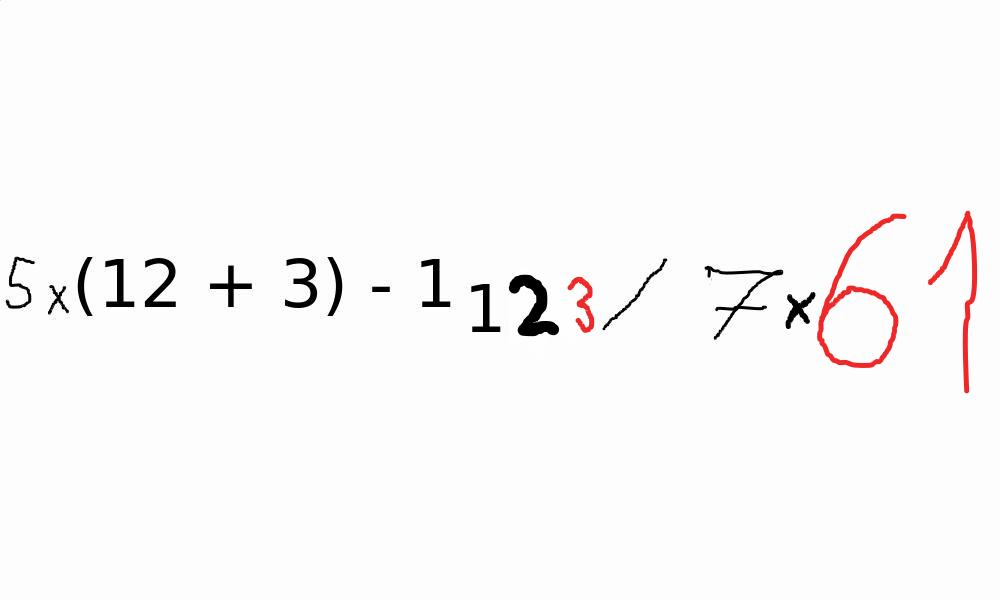
#> input picture test.jpeg, 1000 x 600 px
$ python -i image_processing.py   (imports and definitions only)
#> lines starting #> are read from the running program, lines starting #| are printed output that depends on the picture; after the words box and inside, x2 and y2 are one past the last pixel; in counts of white or black regions, pixels touching at a corner belong together
import cv2 as cv
import numpy as np


def load_and_process_image(image):
    """Loads, turns grayscales image and inverts the colors

    Args:
        path (str): path to the image

    Returns:
        np.ndarray: np.ndarray representation of the image
    """
    threshold = 240
    img = image
    if type(image) == str:
        img = cv.imread(image)
    img_gray = cv.cvtColor(img, cv.COLOR_BGR2GRAY)
    img_invert = cv.bitwise_not(img_gray)
    less_than_threshold = np.less(img_invert, threshold)
    img_invert[less_than_threshold] = 0
    return img_invert


def find_contours(image):
    """Finds contours in the image

    Args:
        image (np.ndarray): np.ndarray representation of the image

    Returns:
        tuple: contours and their hierarchy
    """
    ret, thresh = cv.threshold(image, 127, 255, 0)
    return cv.findContours(
        thresh, cv.RETR_TREE, cv.CHAIN_APPROX_SIMPLE)


# [54 lines left out: functions overlapping_axes, find_unique_contours, not called in this run]


def crop_bounding_box(image, bounding_box):
    """Crops image given its bounding box

    Args:
        image (np.ndarray): np.ndarray representation of the image
        bounding_box (list): bounding box to be used for cropping

    Returns:
        np.ndarray: np.ndarray representation of the cropped image
    """
    x, y, width, height = bounding_box
    cropped_image = image[y:y+height, x:x+width]
    return cropped_image


def vectorize(path):
    """Map image to features

    Args:
        path (str): path to image

    Returns:
        np.ndarray: np.ndarray of shape (30, 30, 1) representing image mapped to features
    """
    img = load_and_process_image(path)
#> in load_and_process_image, img is the input picture: shape (600, 1000, 3); mean B, G, R 248.6, 248.6, 249.7
#> in load_and_process_image, `img_invert = cv.bitwise_not(img_gray)`:
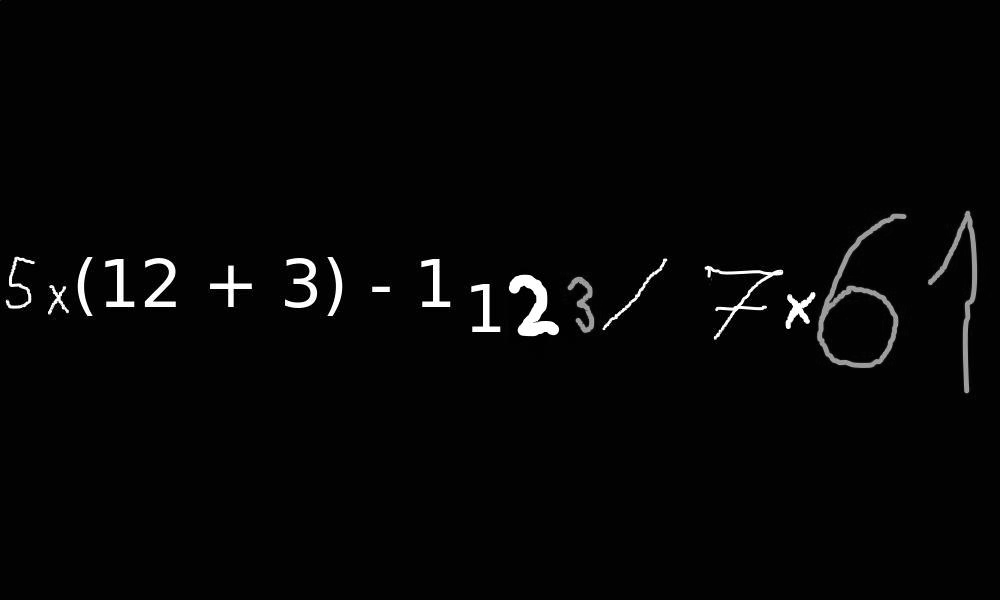
#> img_invert: shape (600, 1000); min 0, max 255, mean 6
#> in load_and_process_image, `less_than_threshold = np.less(img_invert, threshold)`:
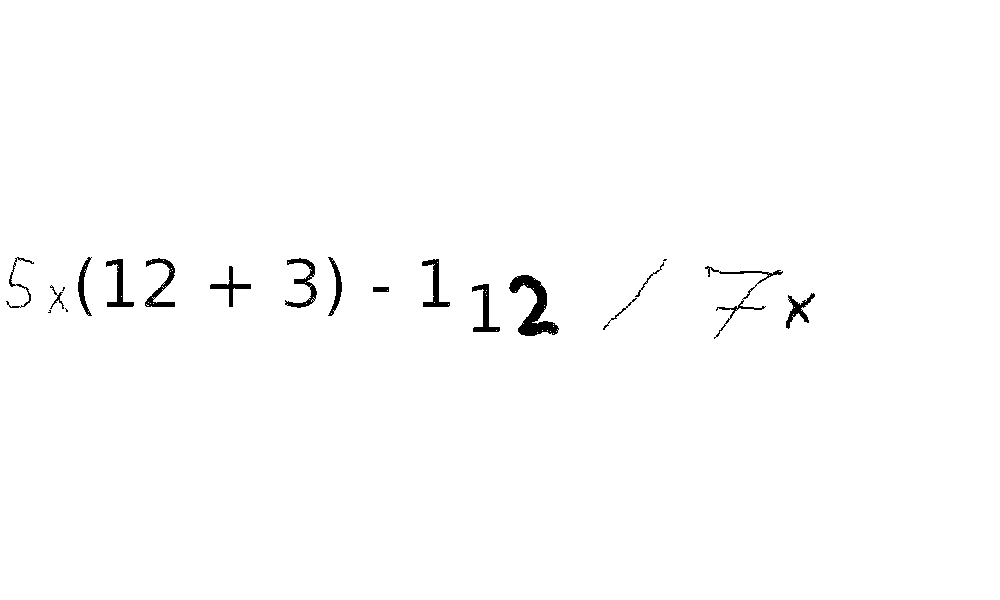
#> less_than_threshold: shape (600, 1000) bool; 99% white; 20 black regions (4 under 20 px), largest, box (x1, y1, x2, y2) and area: (509, 275, 559, 336) 1202, (285, 258, 317, 308) 483, (145, 258, 175, 307) 481
#> in load_and_process_image, `img_invert[less_than_threshold] = 0`:
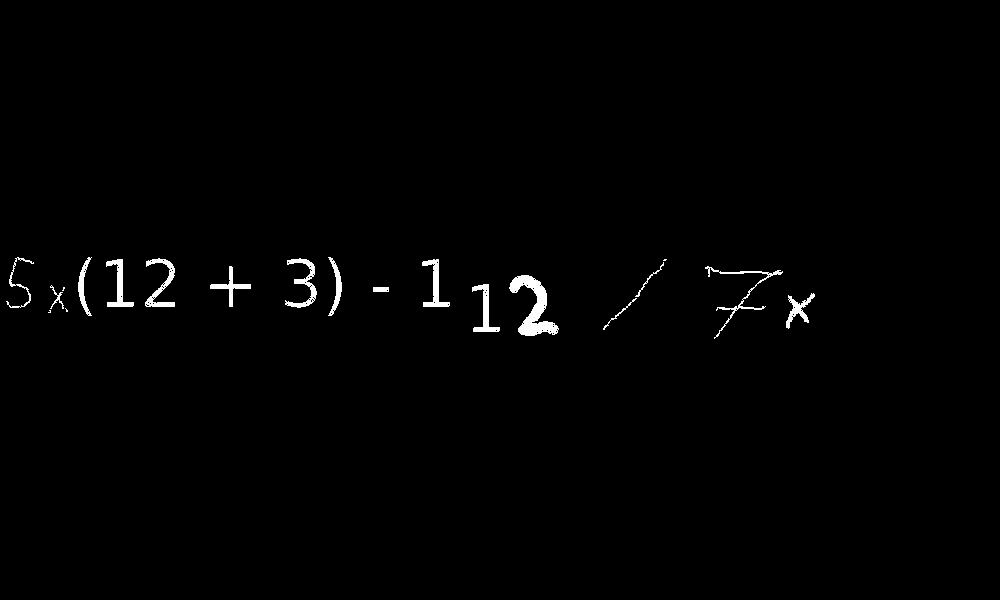
#> img_invert: shape (600, 1000); min 0, max 255, mean 2.4
    contours, _ = find_contours(img)
#> in find_contours, `ret, thresh = cv.threshold(image, 127, 255, 0)`: thresh: shape (600, 1000); 0.95% white; 20 white regions (4 under 20 px)
#> contours = 111 contours, 95 with area under 20; largest, box (x1, y1, x2, y2) and area: (509, 275, 559, 336) 1109, (145, 258, 175, 307) 406, (285, 258, 317, 308) 398, (106, 259, 134, 307) 360, (472, 284, 500, 332) 360
    # In case of multiple contours, take one with the biggest area
    bounding_box = cv.boundingRect(
        sorted(contours, key=cv.contourArea)[-1])
#> bounding_box = (509, 275, 50, 61)
    img = crop_bounding_box(img, bounding_box)
#> in crop_bounding_box, `x, y, width, height = bounding_box`: x = 509; y = 275; width = 50; height = 61
#> in crop_bounding_box, `cropped_image = image[y:y+height, x:x+width]`:
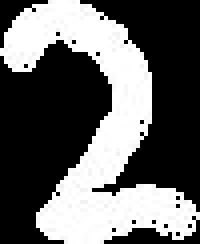
#> cropped_image: shape (61, 50) (shown 4 times larger); min 0, max 255, mean 99.7
    img = cv.resize(img, (30, 30))
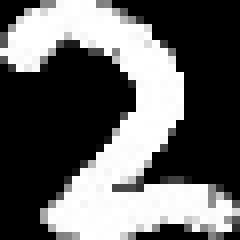
#> img: shape (30, 30) (shown 8 times larger); min 0, max 255, mean 99.5
    img = img.reshape(30, 30, 1)
    return img

>>> result = vectorize('../test.jpeg')
